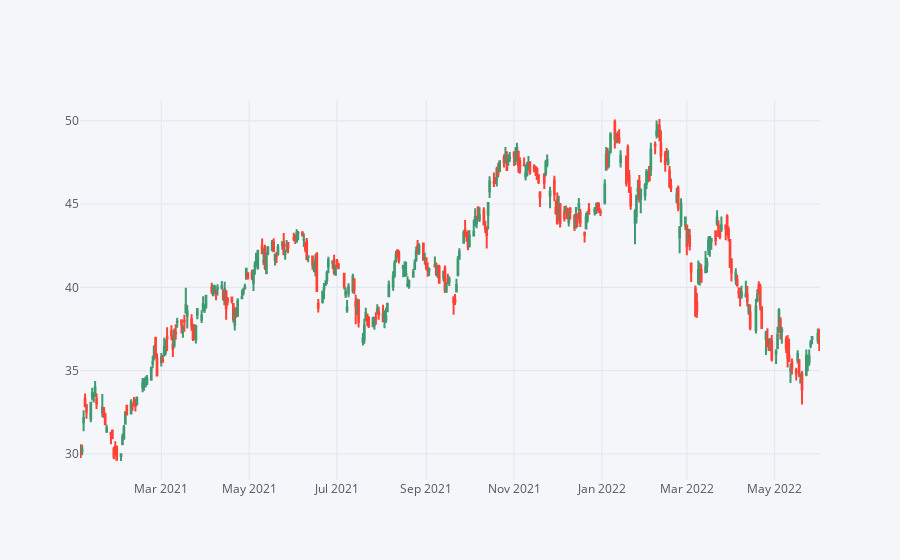

Source (notebook cell):
### Code cell
bac_2022.iplot(kind='candle')

### Figure 1 — Plotly figure (JSON) as saved in the notebook; plotly's stock layout.template omitted (floating-point values rounded to 4 significant figures; data arrays with more than 128 entries replaced by an {"elided": "..."} marker saying what was removed)
{"data": [{"close": {"elided": "356 float values"}, "high": {"elided": "356 float values"}, "low": {"elided": "356 float values"}, "open": {"elided": "356 float values"}, "showlegend": false, "type": "candlestick", "x": {"elided": "356 str values"}, "yaxis": "y2"}], "layout": {"legend": {"bgcolor": "#F5F6F9", "font": {"color": "#4D5663"}}, "paper_bgcolor": "#F5F6F9", "plot_bgcolor": "#F5F6F9", "title": {"font": {"color": "#4D5663"}}, "xaxis": {"gridcolor": "#E1E5ED", "rangeslider": {"visible": false}, "showgrid": true, "tickfont": {"color": "#4D5663"}, "title": {"font": {"color": "#4D5663"}, "text": ""}, "zerolinecolor": "#E1E5ED"}, "yaxis": {"gridcolor": "#E1E5ED", "showgrid": true, "showticklabels": false, "tickfont": {"color": "#4D5663"}, "title": {"font": {"color": "#4D5663"}, "text": ""}, "zerolinecolor": "#E1E5ED"}, "yaxis2": {"gridcolor": "#E1E5ED", "showgrid": true, "tickfont": {"color": "#4D5663"}, "title": {"font": {"color": "#4D5663"}, "text": ""}, "zerolinecolor": "#E1E5ED"}}}
